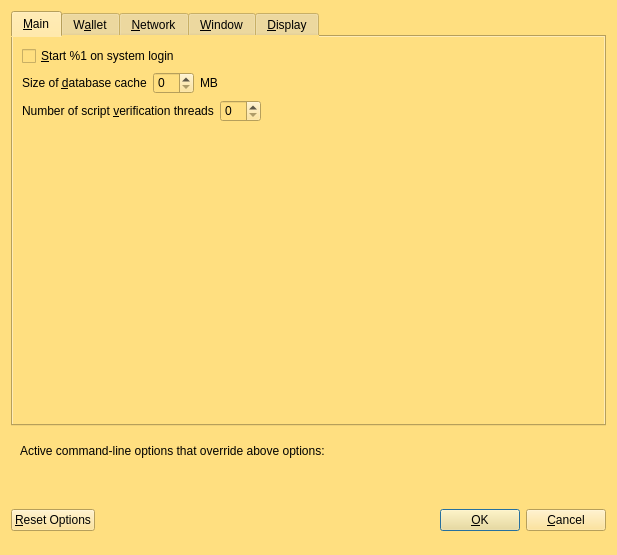
<?xml version="1.0" encoding="UTF-8"?>
<ui version="4.0">
 <class>OptionsDialog</class>
 <widget class="QDialog" name="OptionsDialog">
  <property name="geometry">
   <rect>
    <x>0</x>
    <y>0</y>
    <width>617</width>
    <height>555</height>
   </rect>
  </property>
  <property name="windowTitle">
   <string>Options</string>
  </property>
  <property name="styleSheet">
   <string notr="true">background-color: rgb(255, 223, 128);</string>
  </property>
  <property name="modal">
   <bool>true</bool>
  </property>
  <layout class="QVBoxLayout" name="verticalLayout">
   <item>
    <widget class="QTabWidget" name="tabWidget">
     <property name="currentIndex">
      <number>0</number>
     </property>
     <widget class="QWidget" name="tabMain">
      <attribute name="title">
       <string>&amp;Main</string>
      </attribute>
      <layout class="QVBoxLayout" name="verticalLayout_Main">
       <item>
        <widget class="QCheckBox" name="bitcoinAtStartup">
         <property name="toolTip">
          <string>Automatically start %1 after logging in to the system.</string>
         </property>
         <property name="text">
          <string>&amp;Start %1 on system login</string>
         </property>
        </widget>
       </item>
       <item>
        <layout class="QHBoxLayout" name="horizontalLayout_2_Main">
         <item>
          <widget class="QLabel" name="databaseCacheLabel">
           <property name="text">
            <string>Size of &amp;database cache</string>
           </property>
           <property name="textFormat">
            <enum>Qt::PlainText</enum>
           </property>
           <property name="buddy">
            <cstring>databaseCache</cstring>
           </property>
          </widget>
         </item>
         <item>
          <widget class="QSpinBox" name="databaseCache"/>
         </item>
         <item>
          <widget class="QLabel" name="databaseCacheUnitLabel">
           <property name="text">
            <string>MB</string>
           </property>
           <property name="textFormat">
            <enum>Qt::PlainText</enum>
           </property>
          </widget>
         </item>
         <item>
          <spacer name="horizontalSpacer_2_Main">
           <property name="orientation">
            <enum>Qt::Horizontal</enum>
           </property>
           <property name="sizeHint" stdset="0">
            <size>
             <width>40</width>
             <height>20</height>
            </size>
           </property>
          </spacer>
         </item>
        </layout>
       </item>
       <item>
        <layout class="QHBoxLayout" name="horizontalLayout_3_Main">
         <item>
          <widget class="QLabel" name="threadsScriptVerifLabel">
           <property name="text">
            <string>Number of script &amp;verification threads</string>
           </property>
           <property name="textFormat">
            <enum>Qt::PlainText</enum>
           </property>
           <property name="buddy">
            <cstring>threadsScriptVerif</cstring>
           </property>
          </widget>
         </item>
         <item>
          <widget class="QSpinBox" name="threadsScriptVerif">
           <property name="toolTip">
            <string>(0 = auto, &lt;0 = leave that many cores free)</string>
           </property>
          </widget>
         </item>
         <item>
          <spacer name="horizontalSpacer_3_Main">
           <property name="orientation">
            <enum>Qt::Horizontal</enum>
           </property>
           <property name="sizeHint" stdset="0">
            <size>
             <width>40</width>
             <height>20</height>
            </size>
           </property>
          </spacer>
         </item>
        </layout>
       </item>
       <item>
        <spacer name="verticalSpacer_Main">
         <property name="orientation">
          <enum>Qt::Vertical</enum>
         </property>
         <property name="sizeHint" stdset="0">
          <size>
           <width>20</width>
           <height>40</height>
          </size>
         </property>
        </spacer>
       </item>
      </layout>
     </widget>
     <widget class="QWidget" name="tabWallet">
      <attribute name="title">
       <string>W&amp;allet</string>
      </attribute>
      <layout class="QVBoxLayout" name="verticalLayout_Wallet">
       <item>
        <widget class="QGroupBox" name="groupBox">
         <property name="title">
          <string>Expert</string>
         </property>
         <layout class="QVBoxLayout" name="verticalLayout_2">
          <item>
           <widget class="QCheckBox" name="coinControlFeatures">
            <property name="toolTip">
             <string>Whether to show coin control features or not.</string>
            </property>
            <property name="text">
             <string>Enable coin &amp;control features</string>
            </property>
           </widget>
          </item>
          <item>
           <widget class="QCheckBox" name="showMasternodesTab">
            <property name="toolTip">
             <string>Show additional tab listing all your masternodes in first sub-tab&lt;br/&gt;and all masternodes on the network in second sub-tab.</string>
            </property>
            <property name="text">
             <string>Show Masternodes Tab</string>
            </property>
           </widget>
          </item>
          <item>
           <widget class="QCheckBox" name="showAdvancedPSUI">
            <property name="toolTip">
             <string>Show additional information and buttons for PrivateSend on overview screen.</string>
            </property>
            <property name="text">
             <string>Enable advanced PrivateSend interface</string>
            </property>
           </widget>
          </item>
          <item>
           <widget class="QCheckBox" name="lowKeysWarning">
            <property name="toolTip">
             <string>Show warning dialog when PrivateSend detects that wallet has very low number of keys left.</string>
            </property>
            <property name="text">
             <string>Warn if PrivateSend is running out of keys</string>
            </property>
           </widget>
          </item>
          <item>
           <widget class="QCheckBox" name="privateSendMultiSession">
            <property name="toolTip">
             <string>Whether to use experimental PrivateSend mode with multiple mixing sessions per block.&lt;br/&gt;Note: You must use this feature carefully.&lt;br/&gt;Make sure you always have recent wallet (auto)backup in a safe place!</string>
            </property>
            <property name="text">
             <string>Enable PrivateSend &amp;multi-session</string>
            </property>
           </widget>
          </item>
          <item>
           <widget class="QCheckBox" name="spendZeroConfChange">
            <property name="toolTip">
             <string>If you disable the spending of unconfirmed change, the change from a transaction&lt;br/&gt;cannot be used until that transaction has at least one confirmation.&lt;br/&gt;This also affects how your balance is computed.</string>
            </property>
            <property name="text">
             <string>&amp;Spend unconfirmed change</string>
            </property>
           </widget>
          </item>
         </layout>
        </widget>
       </item>
       <item>
        <layout class="QHBoxLayout" name="horizontalLayout_4_Wallet">
         <item>
          <widget class="QLabel" name="label">
           <property name="toolTip">
            <string>This setting determines the amount of individual masternodes that an input will be anonymized through.&lt;br/&gt;More rounds of anonymization gives a higher degree of privacy, but also costs more in fees.</string>
           </property>
           <property name="text">
            <string>PrivateSend rounds to use</string>
           </property>
          </widget>
         </item>
         <item>
          <widget class="QSpinBox" name="privateSendRounds">
           <property name="minimum">
            <number>2</number>
           </property>
           <property name="maximum">
            <number>8</number>
           </property>
           <property name="value">
            <number>4</number>
           </property>
          </widget>
         </item>
        </layout>
       </item>
       <item>
        <layout class="QHBoxLayout" name="horizontalLayout">
         <item>
          <widget class="QLabel" name="label_2">
           <property name="toolTip">
            <string>This amount acts as a threshold to turn off PrivateSend once it's reached.</string>
           </property>
           <property name="statusTip">
            <string notr="true"/>
           </property>
           <property name="whatsThis">
            <string notr="true"/>
           </property>
           <property name="accessibleName">
            <string notr="true"/>
           </property>
           <property name="accessibleDescription">
            <string notr="true"/>
           </property>
           <property name="text">
            <string>Amount of AurumCoinHunter to keep anonymized</string>
           </property>
          </widget>
         </item>
         <item>
          <widget class="QSpinBox" name="privateSendAmount">
           <property name="minimum">
            <number>2</number>
           </property>
           <property name="maximum">
            <number>2000</number>
           </property>
           <property name="singleStep">
            <number>10</number>
           </property>
           <property name="value">
            <number>1000</number>
           </property>
          </widget>
         </item>
        </layout>
       </item>
       <item>
        <spacer name="verticalSpacer_Wallet">
         <property name="orientation">
          <enum>Qt::Vertical</enum>
         </property>
         <property name="sizeHint" stdset="0">
          <size>
           <width>20</width>
           <height>40</height>
          </size>
         </property>
        </spacer>
       </item>
      </layout>
     </widget>
     <widget class="QWidget" name="tabNetwork">
      <attribute name="title">
       <string>&amp;Network</string>
      </attribute>
      <layout class="QVBoxLayout" name="verticalLayout_Network">
       <item>
        <widget class="QCheckBox" name="mapPortUpnp">
         <property name="toolTip">
          <string>Automatically open the AurumCoinHunter Core client port on the router. This only works when your router supports UPnP and it is enabled.</string>
         </property>
         <property name="text">
          <string>Map port using &amp;UPnP</string>
         </property>
        </widget>
       </item>
       <item>
        <widget class="QCheckBox" name="allowIncoming">
         <property name="toolTip">
          <string>Accept connections from outside</string>
         </property>
         <property name="text">
          <string>Allow incoming connections</string>
         </property>
        </widget>
       </item>
       <item>
        <widget class="QCheckBox" name="connectSocks">
         <property name="toolTip">
          <string>Connect to the AurumCoinHunter network through a SOCKS5 proxy.</string>
         </property>
         <property name="text">
          <string>&amp;Connect through SOCKS5 proxy (default proxy):</string>
         </property>
        </widget>
       </item>
       <item>
        <layout class="QHBoxLayout" name="horizontalLayout_1_Network">
         <item>
          <widget class="QLabel" name="proxyIpLabel">
           <property name="text">
            <string>Proxy &amp;IP:</string>
           </property>
           <property name="textFormat">
            <enum>Qt::PlainText</enum>
           </property>
           <property name="buddy">
            <cstring>proxyIp</cstring>
           </property>
          </widget>
         </item>
         <item>
          <widget class="QValidatedLineEdit" name="proxyIp">
           <property name="minimumSize">
            <size>
             <width>140</width>
             <height>0</height>
            </size>
           </property>
           <property name="maximumSize">
            <size>
             <width>140</width>
             <height>16777215</height>
            </size>
           </property>
           <property name="toolTip">
            <string>IP address of the proxy (e.g. IPv4: 127.0.0.1 / IPv6: ::1)</string>
           </property>
          </widget>
         </item>
         <item>
          <widget class="QLabel" name="proxyPortLabel">
           <property name="text">
            <string>&amp;Port:</string>
           </property>
           <property name="textFormat">
            <enum>Qt::PlainText</enum>
           </property>
           <property name="buddy">
            <cstring>proxyPort</cstring>
           </property>
          </widget>
         </item>
         <item>
          <widget class="QLineEdit" name="proxyPort">
           <property name="minimumSize">
            <size>
             <width>55</width>
             <height>0</height>
            </size>
           </property>
           <property name="maximumSize">
            <size>
             <width>55</width>
             <height>16777215</height>
            </size>
           </property>
           <property name="toolTip">
            <string>Port of the proxy (e.g. 9050)</string>
           </property>
          </widget>
         </item>
         <item>
          <spacer name="horizontalSpacer_1_Network">
           <property name="orientation">
            <enum>Qt::Horizontal</enum>
           </property>
           <property name="sizeHint" stdset="0">
            <size>
             <width>40</width>
             <height>20</height>
            </size>
           </property>
          </spacer>
         </item>
        </layout>
       </item>
       <item>
        <layout class="QHBoxLayout" name="horizontalLayout_2_Network">
         <item>
          <widget class="QLabel" name="proxyActiveNets">
           <property name="text">
            <string>Used for reaching peers via:</string>
           </property>
           <property name="textFormat">
            <enum>Qt::PlainText</enum>
           </property>
          </widget>
         </item>
         <item>
          <widget class="QCheckBox" name="proxyReachIPv4">
           <property name="enabled">
            <bool>false</bool>
           </property>
           <property name="toolTip">
            <string>Shows, if the supplied default SOCKS5 proxy is used to reach peers via this network type.</string>
           </property>
           <property name="text">
            <string/>
           </property>
          </widget>
         </item>
         <item>
          <widget class="QLabel" name="proxyReachIPv4Label">
           <property name="text">
            <string>IPv4</string>
           </property>
           <property name="textFormat">
            <enum>Qt::PlainText</enum>
           </property>
          </widget>
         </item>
         <item>
          <widget class="QCheckBox" name="proxyReachIPv6">
           <property name="enabled">
            <bool>false</bool>
           </property>
           <property name="toolTip">
            <string>Shows, if the supplied default SOCKS5 proxy is used to reach peers via this network type.</string>
           </property>
           <property name="text">
            <string/>
           </property>
          </widget>
         </item>
         <item>
          <widget class="QLabel" name="proxyReachIPv6Label">
           <property name="text">
            <string>IPv6</string>
           </property>
           <property name="textFormat">
            <enum>Qt::PlainText</enum>
           </property>
          </widget>
         </item>
         <item>
          <widget class="QCheckBox" name="proxyReachTor">
           <property name="enabled">
            <bool>false</bool>
           </property>
           <property name="toolTip">
            <string>Shows, if the supplied default SOCKS5 proxy is used to reach peers via this network type.</string>
           </property>
           <property name="text">
            <string/>
           </property>
          </widget>
         </item>
         <item>
          <widget class="QLabel" name="proxyReachTorLabel">
           <property name="text">
            <string>Tor</string>
           </property>
           <property name="textFormat">
            <enum>Qt::PlainText</enum>
           </property>
          </widget>
         </item>
         <item>
          <spacer name="horizontalSpacer_2_Network">
           <property name="orientation">
            <enum>Qt::Horizontal</enum>
           </property>
           <property name="sizeHint" stdset="0">
            <size>
             <width>40</width>
             <height>20</height>
            </size>
           </property>
          </spacer>
         </item>
        </layout>
       </item>
       <item>
        <widget class="QCheckBox" name="connectSocksTor">
         <property name="toolTip">
          <string>Connect to the AurumCoinHunter network through a separate SOCKS5 proxy for Tor hidden services.</string>
         </property>
         <property name="text">
          <string>Use separate SOCKS5 proxy to reach peers via Tor hidden services:</string>
         </property>
        </widget>
       </item>
       <item>
        <layout class="QHBoxLayout" name="horizontalLayout_3_Network">
         <item>
          <widget class="QLabel" name="proxyIpTorLabel">
           <property name="text">
            <string>Proxy &amp;IP:</string>
           </property>
           <property name="textFormat">
            <enum>Qt::PlainText</enum>
           </property>
           <property name="buddy">
            <cstring>proxyIpTor</cstring>
           </property>
          </widget>
         </item>
         <item>
          <widget class="QValidatedLineEdit" name="proxyIpTor">
           <property name="minimumSize">
            <size>
             <width>140</width>
             <height>0</height>
            </size>
           </property>
           <property name="maximumSize">
            <size>
             <width>140</width>
             <height>16777215</height>
            </size>
           </property>
           <property name="toolTip">
            <string>IP address of the proxy (e.g. IPv4: 127.0.0.1 / IPv6: ::1)</string>
           </property>
          </widget>
         </item>
         <item>
          <widget class="QLabel" name="proxyPortTorLabel">
           <property name="text">
            <string>&amp;Port:</string>
           </property>
           <property name="textFormat">
            <enum>Qt::PlainText</enum>
           </property>
           <property name="buddy">
            <cstring>proxyPortTor</cstring>
           </property>
          </widget>
         </item>
         <item>
          <widget class="QLineEdit" name="proxyPortTor">
           <property name="minimumSize">
            <size>
             <width>55</width>
             <height>0</height>
            </size>
           </property>
           <property name="maximumSize">
            <size>
             <width>55</width>
             <height>16777215</height>
            </size>
           </property>
           <property name="toolTip">
            <string>Port of the proxy (e.g. 9050)</string>
           </property>
          </widget>
         </item>
         <item>
          <spacer name="horizontalSpacer_4_Network">
           <property name="orientation">
            <enum>Qt::Horizontal</enum>
           </property>
           <property name="sizeHint" stdset="0">
            <size>
             <width>40</width>
             <height>20</height>
            </size>
           </property>
          </spacer>
         </item>
        </layout>
       </item>
       <item>
        <spacer name="verticalSpacer_Network">
         <property name="orientation">
          <enum>Qt::Vertical</enum>
         </property>
         <property name="sizeHint" stdset="0">
          <size>
           <width>20</width>
           <height>40</height>
          </size>
         </property>
        </spacer>
       </item>
      </layout>
     </widget>
     <widget class="QWidget" name="tabWindow">
      <attribute name="title">
       <string>&amp;Window</string>
      </attribute>
      <layout class="QVBoxLayout" name="verticalLayout_Window">
       <item>
        <widget class="QCheckBox" name="hideTrayIcon">
         <property name="toolTip">
          <string>&amp;Hide the icon from the system tray.</string>
         </property>
         <property name="text">
          <string>Hide tray icon</string>
         </property>
        </widget>
       </item>
       <item>
        <widget class="QCheckBox" name="minimizeToTray">
         <property name="toolTip">
          <string>Show only a tray icon after minimizing the window.</string>
         </property>
         <property name="text">
          <string>&amp;Minimize to the tray instead of the taskbar</string>
         </property>
        </widget>
       </item>
       <item>
        <widget class="QCheckBox" name="minimizeOnClose">
         <property name="toolTip">
          <string>Minimize instead of exit the application when the window is closed. When this option is enabled, the application will be closed only after selecting Exit in the menu.</string>
         </property>
         <property name="text">
          <string>M&amp;inimize on close</string>
         </property>
        </widget>
       </item>
       <item>
        <spacer name="verticalSpacer_Window">
         <property name="orientation">
          <enum>Qt::Vertical</enum>
         </property>
         <property name="sizeHint" stdset="0">
          <size>
           <width>20</width>
           <height>40</height>
          </size>
         </property>
        </spacer>
       </item>
      </layout>
     </widget>
     <widget class="QWidget" name="tabDisplay">
      <attribute name="title">
       <string>&amp;Display</string>
      </attribute>
      <layout class="QVBoxLayout" name="verticalLayout_Display">
       <item>
        <layout class="QHBoxLayout" name="horizontalLayout_1_Display">
         <item>
          <widget class="QLabel" name="langLabel">
           <property name="text">
            <string>User Interface &amp;language:</string>
           </property>
           <property name="textFormat">
            <enum>Qt::PlainText</enum>
           </property>
           <property name="buddy">
            <cstring>lang</cstring>
           </property>
          </widget>
         </item>
         <item>
          <widget class="QValueComboBox" name="lang">
           <property name="toolTip">
            <string>The user interface language can be set here. This setting will take effect after restarting %1.</string>
           </property>
          </widget>
         </item>
        </layout>
       </item>
       <item>
        <widget class="QLabel" name="label_3">
         <property name="toolTip">
          <string notr="true"/>
         </property>
         <property name="statusTip">
          <string notr="true"/>
         </property>
         <property name="whatsThis">
          <string notr="true"/>
         </property>
         <property name="accessibleName">
          <string notr="true"/>
         </property>
         <property name="text">
          <string>Language missing or translation incomplete? Help contributing translations here:
https://www.transifex.com/projects/p/aurumcoinhunter/</string>
         </property>
         <property name="wordWrap">
          <bool>true</bool>
         </property>
         <property name="openExternalLinks">
          <bool>true</bool>
         </property>
         <property name="textInteractionFlags">
          <set>Qt::TextBrowserInteraction</set>
         </property>
        </widget>
       </item>
       <item>
        <layout class="QHBoxLayout" name="horizontalLayout_4_Display" stretch="0,0">
         <item>
          <widget class="QLabel" name="themeLabel">
           <property name="text">
            <string>User Interface Theme:</string>
           </property>
          </widget>
         </item>
         <item>
          <widget class="QValueComboBox" name="theme"/>
         </item>
        </layout>
       </item>
       <item>
        <widget class="Line" name="line">
         <property name="orientation">
          <enum>Qt::Horizontal</enum>
         </property>
        </widget>
       </item>
       <item>
        <layout class="QHBoxLayout" name="horizontalLayout_2_Display">
         <item>
          <widget class="QLabel" name="unitLabel">
           <property name="text">
            <string>&amp;Unit to show amounts in:</string>
           </property>
           <property name="textFormat">
            <enum>Qt::PlainText</enum>
           </property>
           <property name="buddy">
            <cstring>unit</cstring>
           </property>
          </widget>
         </item>
         <item>
          <widget class="QValueComboBox" name="unit">
           <property name="toolTip">
            <string>Choose the default subdivision unit to show in the interface and when sending coins.</string>
           </property>
          </widget>
         </item>
        </layout>
       </item>
       <item>
        <layout class="QHBoxLayout" name="horizontalLayout_5_Display">
         <item>
          <widget class="QLabel" name="digitsLabel">
           <property name="text">
            <string>Decimal digits</string>
           </property>
          </widget>
         </item>
         <item>
          <widget class="QValueComboBox" name="digits"/>
         </item>
        </layout>
       </item>
       <item>
        <layout class="QHBoxLayout" name="horizontalLayout_3_Display">
         <item>
          <widget class="QLabel" name="thirdPartyTxUrlsLabel">
           <property name="toolTip">
            <string>Third party URLs (e.g. a block explorer) that appear in the transactions tab as context menu items.&lt;br/&gt;%s in the URL is replaced by transaction hash. Multiple URLs are separated by vertical bar |.</string>
           </property>
           <property name="text">
            <string>Third party transaction URLs</string>
           </property>
           <property name="buddy">
            <cstring>thirdPartyTxUrls</cstring>
           </property>
          </widget>
         </item>
         <item>
          <widget class="QLineEdit" name="thirdPartyTxUrls">
           <property name="toolTip">
            <string>Third party URLs (e.g. a block explorer) that appear in the transactions tab as context menu items.&lt;br/&gt;%s in the URL is replaced by transaction hash. Multiple URLs are separated by vertical bar |.</string>
           </property>
          </widget>
         </item>
        </layout>
       </item>
       <item>
        <spacer name="verticalSpacer">
         <property name="orientation">
          <enum>Qt::Vertical</enum>
         </property>
         <property name="sizeHint" stdset="0">
          <size>
           <width>20</width>
           <height>40</height>
          </size>
         </property>
        </spacer>
       </item>
      </layout>
     </widget>
    </widget>
   </item>
   <item>
    <widget class="QFrame" name="frame">
     <layout class="QVBoxLayout" name="verticalLayout_Bottom">
      <item>
       <layout class="QHBoxLayout" name="horizontalLayout_Bottom">
        <item>
         <widget class="QLabel" name="overriddenByCommandLineInfoLabel">
          <property name="text">
           <string>Active command-line options that override above options:</string>
          </property>
          <property name="textFormat">
           <enum>Qt::PlainText</enum>
          </property>
         </widget>
        </item>
        <item>
         <spacer name="horizontalSpacer_Bottom">
          <property name="orientation">
           <enum>Qt::Horizontal</enum>
          </property>
          <property name="sizeHint" stdset="0">
           <size>
            <width>40</width>
            <height>20</height>
           </size>
          </property>
         </spacer>
        </item>
       </layout>
      </item>
      <item>
       <widget class="QLabel" name="overriddenByCommandLineLabel">
        <property name="text">
         <string/>
        </property>
        <property name="textFormat">
         <enum>Qt::PlainText</enum>
        </property>
        <property name="wordWrap">
         <bool>true</bool>
        </property>
       </widget>
      </item>
     </layout>
    </widget>
   </item>
   <item>
    <layout class="QHBoxLayout" name="horizontalLayout_Buttons">
     <item>
      <widget class="QPushButton" name="resetButton">
       <property name="toolTip">
        <string>Reset all client options to default.</string>
       </property>
       <property name="text">
        <string>&amp;Reset Options</string>
       </property>
       <property name="autoDefault">
        <bool>false</bool>
       </property>
      </widget>
     </item>
     <item>
      <spacer name="horizontalSpacer_1">
       <property name="orientation">
        <enum>Qt::Horizontal</enum>
       </property>
       <property name="sizeHint" stdset="0">
        <size>
         <width>40</width>
         <height>48</height>
        </size>
       </property>
      </spacer>
     </item>
     <item>
      <widget class="QLabel" name="statusLabel">
       <property name="minimumSize">
        <size>
         <width>200</width>
         <height>0</height>
        </size>
       </property>
       <property name="font">
        <font>
         <weight>75</weight>
         <bold>true</bold>
        </font>
       </property>
       <property name="text">
        <string/>
       </property>
       <property name="textFormat">
        <enum>Qt::PlainText</enum>
       </property>
       <property name="wordWrap">
        <bool>true</bool>
       </property>
      </widget>
     </item>
     <item>
      <spacer name="horizontalSpacer_2">
       <property name="orientation">
        <enum>Qt::Horizontal</enum>
       </property>
       <property name="sizeHint" stdset="0">
        <size>
         <width>40</width>
         <height>48</height>
        </size>
       </property>
      </spacer>
     </item>
     <item>
      <widget class="QPushButton" name="okButton">
       <property name="text">
        <string>&amp;OK</string>
       </property>
       <property name="autoDefault">
        <bool>false</bool>
       </property>
       <property name="default">
        <bool>true</bool>
       </property>
      </widget>
     </item>
     <item>
      <widget class="QPushButton" name="cancelButton">
       <property name="text">
        <string>&amp;Cancel</string>
       </property>
       <property name="autoDefault">
        <bool>false</bool>
       </property>
      </widget>
     </item>
    </layout>
   </item>
  </layout>
 </widget>
 <customwidgets>
  <customwidget>
   <class>QValidatedLineEdit</class>
   <extends>QLineEdit</extends>
   <header>qvalidatedlineedit.h</header>
  </customwidget>
  <customwidget>
   <class>QValueComboBox</class>
   <extends>QComboBox</extends>
   <header>qvaluecombobox.h</header>
  </customwidget>
 </customwidgets>
 <resources/>
 <connections/>
</ui>
